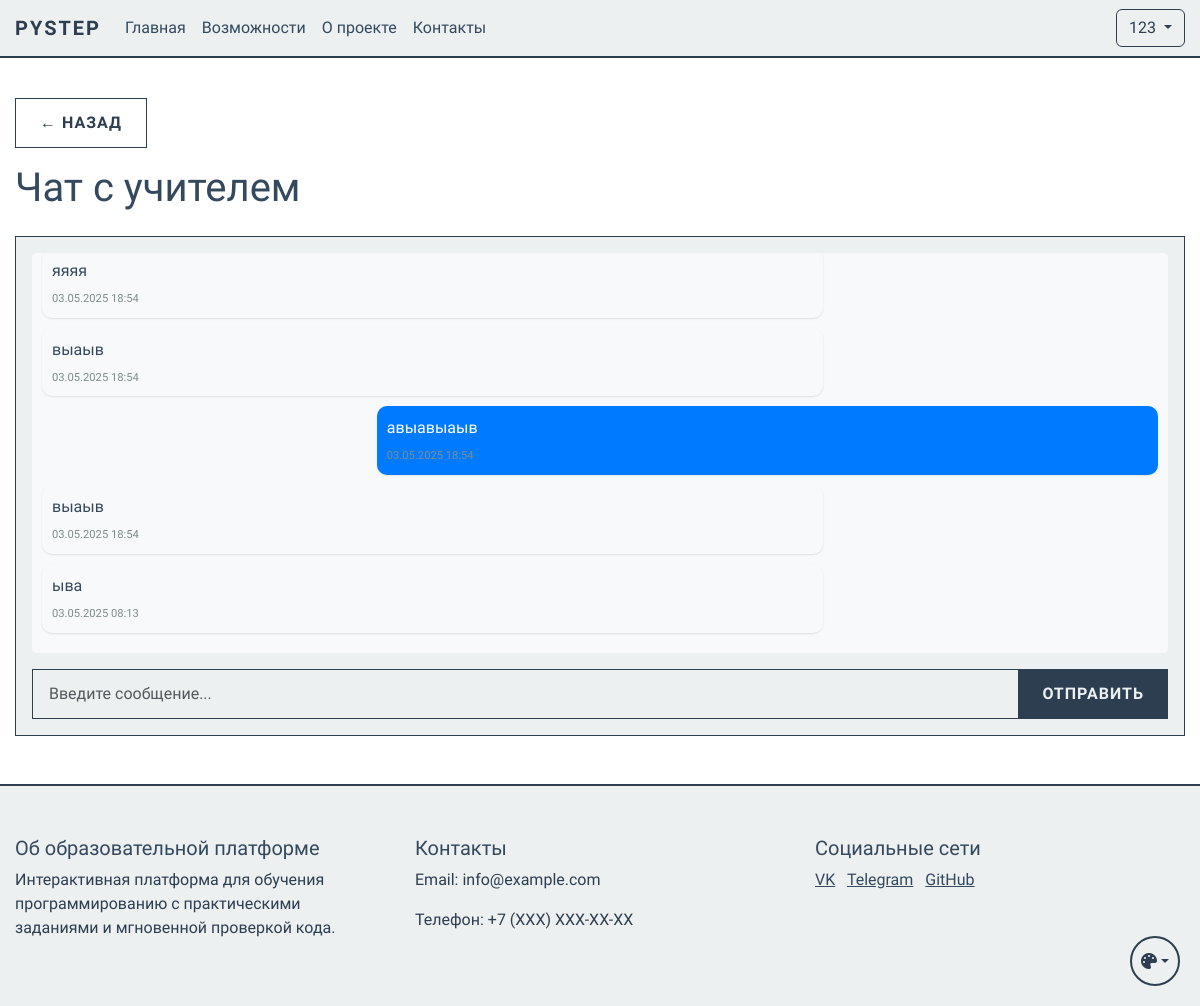
The app's page /chat (signed in) with its own data.
### app.py (models this page shows, shortened)
class User(UserMixin, db.Model):
    id = db.Column(db.Integer, primary_key=True)
    name = db.Column(db.String(100), nullable=False)
    username = db.Column(db.String(80), unique=True, nullable=False)
    email = db.Column(db.String(120), unique=True, nullable=False)
    password_hash = db.Column(db.String(128))
    is_admin = db.Column(db.Boolean, default=False)
    user_type = db.Column(db.String(20), default='student')  # student, teacher, admin
    created_by = db.Column(db.Integer, db.ForeignKey('user.id'), nullable=True)  # ID пользователя, создавшего этого пользователя
    created_at = db.Column(db.DateTime, default=db.func.now())
    last_login = db.Column(db.DateTime)
    is_active = db.Column(db.Boolean, default=True)
    progress = db.relationship('UserProgress', backref='user', lazy=True)
    ratings = db.relationship('UserRating', backref='user', lazy=True)
    created_users = db.relationship('User', backref=db.backref('creator', remote_side=[id]))
    def is_student(self):
        return self.user_type == 'student'

class ChatMessage(db.Model):
    __table_args__ = (
        db.Index('idx_chat_sender_receiver', 'sender_id', 'receiver_id'),
        db.Index('idx_chat_created_at', 'created_at'),
        db.Index('idx_chat_is_read', 'is_read'),
    )
    id = db.Column(db.Integer, primary_key=True)
    sender_id = db.Column(db.Integer, db.ForeignKey('user.id'), nullable=False)
    receiver_id = db.Column(db.Integer, db.ForeignKey('user.id'), nullable=False)
    message = db.Column(db.Text, nullable=False)
    created_at = db.Column(db.DateTime, default=db.func.now())
    is_read = db.Column(db.Boolean, default=False)
    sender = db.relationship('User', foreign_keys=[sender_id], backref='sent_messages')
    receiver = db.relationship('User', foreign_keys=[receiver_id], backref='received_messages')

### app.py (the view, shortened to what this page needs)
@app.route('/chat')
@login_required
def chat():
    if current_user.is_student():
        teacher = User.query.get(current_user.created_by)
        if not teacher:
            flash('У вас нет назначенного учителя', 'warning')
            return redirect(url_for('student_dashboard'))
        messages = ChatMessage.query.filter(
            ((ChatMessage.sender_id == current_user.id) & (ChatMessage.receiver_id == teacher.id)) |
            ((ChatMessage.sender_id == teacher.id) & (ChatMessage.receiver_id == current_user.id))
        ).order_by(ChatMessage.created_at.desc()).limit(50).all()
        ChatMessage.query.filter(
            ChatMessage.receiver_id == current_user.id,
            ChatMessage.is_read == False
        ).update({'is_read': True})
        db.session.commit()
        return render_template('chat.html',
                             messages=messages,
                             teacher=teacher,
                             is_student=True)
    return redirect(url_for('index'))

### app.py (called while the page is built)
@login_manager.user_loader
def load_user(user_id):
    return db.session.get(User, int(user_id))

### templates/chat.html (shortened to what this page needs)
{% extends "base.html" %}
{% block content %}
<div class="container mt-4">
        <a href="{{ url_for('student_dashboard') }}" class="btn btn-secondary mb-3">← Назад</a>
    {% if is_student %}
        <h1 class="mb-4">Чат с учителем</h1>
        <div class="card">
            <div class="card-body">
                <div id="messages" class="messages mb-3" style="height: 400px; overflow-y: auto;">
                    {% for message in messages %}
                        <div class="message {% if message.sender_id == current_user.id %}sent{% else %}received{% endif %}">
                            <div class="message-content">
                                {% set lines = message.message.split('\n') %}
                                {% for line in lines %}
                                    {% if line.startswith('Посмотреть задачу: ') %}
                                        {% set url = line.replace('Посмотреть задачу: ', '') %}
                                        <a href="{{ url }}" target="_blank">подробнее</a>
                                    {% else %}
                                        <span>{{ line }}</span>
                                    {% endif %}
                                    <br>
                                {% endfor %}
                                <div class="message-time">
                                    <small class="text-muted">{{ message.created_at.strftime('%d.%m.%Y %H:%M') }}</small>
                                </div>
                            </div>
                        </div>
                    {% endfor %}
                </div>
                <form id="message-form" class="mt-3">
                    <div class="input-group">
                        <input type="text" id="message-input" class="form-control" placeholder="Введите сообщение...">
                        <button type="submit" class="btn btn-primary">Отправить</button>
                    </div>
                </form>
            </div>
        </div>
    {% endif %}
</div>
{% block extra_css %}
<link rel="stylesheet" href="{{ url_for('static', filename='css/chat.css') }}">
{% endblock %}
{% endblock %}

### templates/base.html (shortened to what this page needs)
<!DOCTYPE html>
<html lang="ru">
<head>
    <link href="https://cdn.jsdelivr.net/npm/bootstrap@5.3.0/dist/css/bootstrap.min.css" rel="stylesheet">
    <link href="{{ url_for('static', filename='css/themes.css') }}" rel="stylesheet">
    <link href="{{ url_for('static', filename='css/base.css') }}" rel="stylesheet">
    <link href="{{ url_for('static', filename='css/components.css') }}" rel="stylesheet">
    <link href="{{ url_for('static', filename='css/forms.css') }}" rel="stylesheet">
    <link href="{{ url_for('static', filename='css/tables.css') }}" rel="stylesheet">
    <link href="{{ url_for('static', filename='css/layout.css') }}" rel="stylesheet">
    {% block extra_css %}{% endblock %}
</head>
<body>
    <nav class="navbar navbar-expand-lg navbar-dark">
        <div class="container">
            <a class="navbar-brand" href="{{ url_for('index') }}">PyStep</a>
            <div class="collapse navbar-collapse" id="navbarNav">
                <ul class="navbar-nav me-auto">
                    <li class="nav-item">
                        <a class="nav-link" href="{{ url_for('index') }}">Главная</a>
                    </li>
                    <li class="nav-item">
                        <a class="nav-link" href="/#features">Возможности</a>
                    </li>
                    <li class="nav-item">
                        <a class="nav-link" href="/#about">О проекте</a>
                    </li>
                    <li class="nav-item">
                        <a class="nav-link" href="/#contact">Контакты</a>
                    </li>
                </ul>
                <div class="d-flex">
                    {% if current_user.is_authenticated %}
                        <div class="dropdown">
                            <button class="btn btn-outline-light dropdown-toggle" type="button" id="userMenu" data-bs-toggle="dropdown">
                                {{ current_user.username }}
                            </button>
                        </div>
                    {% else %}
                        <a href="{{ url_for('login') }}" class="btn btn-outline-light me-2">Войти</a>
                    {% endif %}
                </div>
            </div>
        </div>
    </nav>
    {% block content %}{% endblock %}
    <footer class="footer mt-5">
        <div class="container">
            <div class="row">
                <div class="col-md-4">
                    <h5>Об образовательной платформе</h5>
                    <p>Интерактивная платформа для обучения программированию с практическими заданиями и мгновенной проверкой кода.</p>
                </div>
                <div class="col-md-4">
                    <h5>Контакты</h5>
                    <p>Email: info@example.com</p>
                    <p>Телефон: +7 (XXX) XXX-XX-XX</p>
                </div>
                <div class="col-md-4">
                    <h5>Социальные сети</h5>
                    <a href="#" class="text-white me-2">VK</a>
                    <a href="#" class="text-white me-2">Telegram</a>
                    <a href="#" class="text-white">GitHub</a>
                </div>
            </div>
        </div>
    </footer>
    <div class="theme-switch">
        <button class="btn dropdown-toggle" type="button" id="themeDropdown" data-bs-toggle="dropdown" aria-expanded="false">
            <i class="fa-solid fa-palette"></i>
        </button>
    </div>
    <link rel="stylesheet" href="https://cdnjs.cloudflare.com/ajax/libs/font-awesome/6.5.1/css/all.min.css">
</body>
</html>

### static/css/themes.css (style rules this page uses)
:root[data-theme="classic"] { --cyber-primary: #2c3e50; --cyber-secondary: #34495e; --cyber-dark: #ecf0f1; --cyber-bg: #ffffff; --cyber-text: #2c3e50; --cyber-text-light: #34495e; --cyber-text-muted: #7f8c8d; --cyber-card-bg: #ecf0f1; --cyber-text-dark: #2c3e50; --cyber-info: #3498db; }

### static/css/base.css (style rules this page uses)
body { font-family: 'Orbitron', sans-serif; background-color: var(--cyber-bg); color: var(--cyber-text); min-height: 100vh; display: flex; flex-direction: column; opacity: 0; transition: opacity 0.3s ease; }
body.theme-loaded { opacity: 1; }
h1, h2, h3, h4, h5, h6 { color: var(--cyber-text-light); }
p { color: var(--cyber-text); }
.text-white { color: var(--cyber-text-light) !important; }
.navbar { background-color: var(--cyber-dark) !important; border-bottom: 2px solid var(--cyber-primary); }
.navbar-brand { color: var(--cyber-primary) !important; font-weight: 700; text-transform: uppercase; letter-spacing: 2px; }
.nav-link { color: var(--cyber-text-light) !important; transition: all 0.3s ease; }
.footer { background-color: var(--cyber-dark); border-top: 2px solid var(--cyber-primary); color: var(--cyber-text-light); padding: 50px 0; margin-top: auto; }

### static/css/components.css (style rules this page uses)
.card { background-color: var(--cyber-card-bg); border: 1px solid var(--cyber-primary); color: var(--cyber-text-light); }
.card-body { background-color: var(--cyber-card-bg); color: var(--cyber-text-light); }
.btn-outline-light { border-color: var(--cyber-primary); color: var(--cyber-primary); transition: all 0.3s ease; }

### static/css/forms.css (style rules this page uses)
.form-control { background-color: var(--cyber-card-bg); border: 1px solid var(--cyber-primary); color: var(--cyber-text-light); border-radius: 0; padding: 0.75rem 1rem; transition: all 0.3s ease; }

### static/css/layout.css (style rules this page uses)
.container { max-width: 1200px; margin: 0 auto; padding: 0 15px; }
.row { margin: 0 -15px; }
.col, [class*="col-"] { padding: 0 15px; }
.mt-3 { margin-top: 1rem; }
.mt-4 { margin-top: 1.5rem; }
.mt-5 { margin-top: 3rem; }
.mb-3 { margin-bottom: 1rem; }
.mb-4 { margin-bottom: 1.5rem; }
.d-flex { display: flex; }

### static/css/chat.css (style rules this page uses)
.messages { padding: 10px; background-color: #f8f9fa; border-radius: 5px; }
.message.sent { margin-left: auto; }
.message.received { margin-right: auto; }
.message.sent .message-content { background-color: #007bff; color: white; }
.message.received .message-content { background-color: #f8f9fa; }

### records on screen
User: username "123"
ChatMessage: message "яяяя", created_at "03.05.2025 18:54"
ChatMessage: message "выаыв", created_at "03.05.2025 18:54"
ChatMessage: message "авыавыаыв", created_at "03.05.2025 18:54"
ChatMessage: message "выаыв", created_at "03.05.2025 18:54"
ChatMessage: message "ыва", created_at "03.05.2025 08:13"
